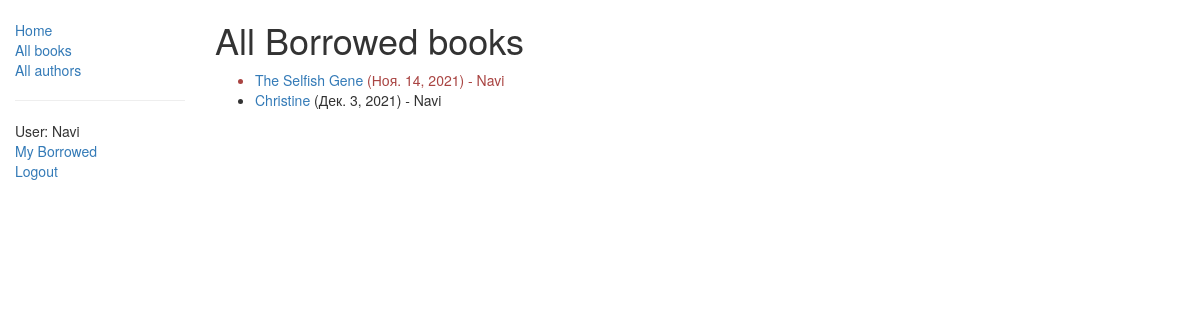
/catalog/borrowedbooks/ (signed in), run on an earlier commit of the app's database.
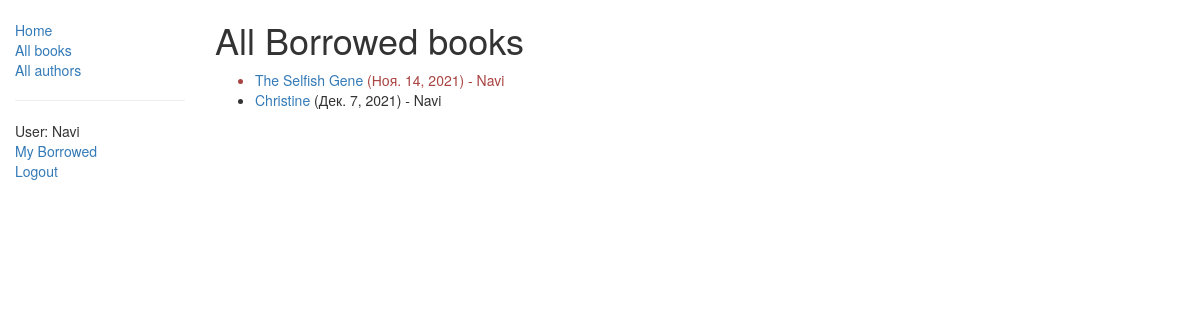
And on a later commit of the database.
### catalog/models.py (models this page shows, shortened)
class BookInstance(models.Model):
    id = models.UUIDField(primary_key=True, default=uuid.uuid4,
                          help_text="Unique ID for this particular book across whole library")
    book = models.ForeignKey('Book', on_delete=models.SET_NULL, null=True)
    imprint = models.CharField(max_length=200)
    due_back = models.DateField(null=True, blank=True)
    LOAN_STATUS = (
        ('m', 'Maintenance'),
        ('o', 'On loan'),
        ('a', 'Available'),
        ('r', 'Reserved'),
    )
    status = models.CharField(max_length=1, choices=LOAN_STATUS, blank=True, default='m', help_text='Book availability')
    borrower = models.ForeignKey(User, on_delete=models.SET_NULL, null=True, blank=True)
    class Meta:
        ordering = ["due_back"]
        permissions = (("can_mark_returned", "Set book as returned"),)
    @property
    def is_overdue(self):
        if self.due_back and date.today() > self.due_back:
            return True
        return False

class Book(models.Model):
    title = models.CharField(max_length=200)
    author = models.ForeignKey('Author', on_delete=models.SET_NULL, null=True)
    summary = models.TextField(max_length=1000, help_text="Enter a brief description of the book")
    isbn = models.CharField('ISBN', max_length=13,
                            help_text='13 Character <a href="https://www.isbn-international.org/content/what-isbn">ISBN number</a>')
    genre = models.ManyToManyField(Genre, help_text="Select a genre for this book")
    def display_genre(self):
        """
        Creates a string for the Genre. This is required to display genre in Admin.
        """
        return ', '.join([genre.name for genre in self.genre.all()[:3]])
    display_genre.short_description = 'Genre'

### catalog/views.py (the view)
class LoanedBooksListView(LoginRequiredMixin,generic.ListView):
    model = BookInstance
    template_name ='catalog/bookinstance_list_borrowed.html'
    paginate_by = 5
    def get_queryset(self):
        return BookInstance.objects.filter(status__exact='o').order_by('due_back')

### catalog/templates/catalog/bookinstance_list_borrowed.html (shortened to what this page needs)
{% extends "base_generic.html" %}
{% block content %}
    <h1>All Borrowed books</h1>
    {% if bookinstance_list %}
    <ul>
      {% for bookinst in bookinstance_list %}
      <li class="{% if bookinst.is_overdue %}text-danger{% endif %}">
        <a href="{% url 'book-detail' bookinst.book.pk %}">{{bookinst.book.title}}</a> ({{ bookinst.due_back }}) - {{ bookinst.borrower }}
      </li>
      {% endfor %}
    </ul>
    {% else %}
      <p>There are no books borrowed.</p>
    {% endif %}
{% endblock %}

What changed in the data, as far as the page shows it:
changed BookInstance "Christine": due_back "Дек. 3, 2021" → "Дек. 7, 2021"
